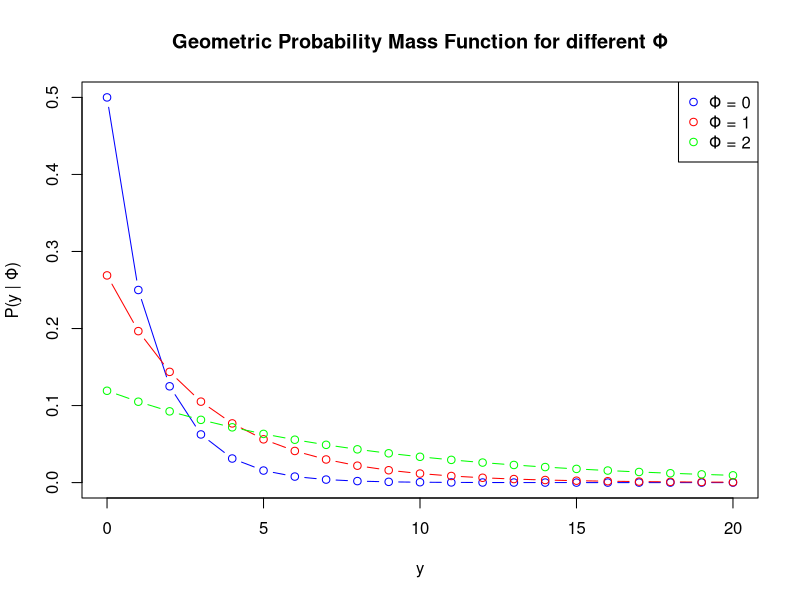

Write R code to recreate this figure.
# Part 1.1
# Load the data
df <- read.csv("fuel.csv")

# Calculate the mean, variance, and number of observations for all-wheel drive vehicles
mean_awd <- mean(df$FA[df$Type == "A"])
var_awd <- var(df$FA[df$Type == "A"])
n_awd <- length(df$FA[df$Type == "A"])

# Display the results
cat("Mean fuel efficiency for all-wheel drive vehicles:", mean_awd, "\n")
cat("Variance for all-wheel drive vehicles:", var_awd, "\n")
cat("Number of observations for all-wheel drive vehicles:", n_awd, "\n")

# Part 1.2
# Calculate the mean, variance, and number of observations for part-time four-wheel drive vehicles
mean_pt4wd <- mean(df$FA[df$Type == "P"])
var_pt4wd <- var(df$FA[df$Type == "P"])
n_pt4wd <- length(df$FA[df$Type == "P"])

# Output the results
cat("Mean fuel efficiency for part-time four-wheel drive vehicles:", mean_pt4wd, "\n")
cat("Variance for part-time four-wheel drive vehicles:", var_pt4wd, "\n")
cat("Number of observations for part-time four-wheel drive vehicles:", n_pt4wd, "\n")

pnorm(1.8678)

# Part 2.1
# Use the probability mass function given
geom_pmf <- function(y, phi) {
  (exp(phi) + 1)^(-y-1) * exp(y * phi)
}

# Create a sequence of y values from 0 to 20
y_values <- 0:20

# Calculate probabilities for different values of phi
p_phi0 <- geom_pmf(y_values, 0)
p_phi1 <- geom_pmf(y_values, 1)
p_phi2 <- geom_pmf(y_values, 2)

# Plot the results
plot(y_values, p_phi0, type = "b", col = "blue", xlab = "y", ylab = "P(y | Φ)",
     main = "Geometric Probability Mass Function for different Φ", pch = 1)
lines(y_values, p_phi1, type = "b", col = "red", pch = 1)
lines(y_values, p_phi2, type = "b", col = "green", pch = 1)
legend("topright", legend = c("Φ = 0", "Φ = 1", "Φ = 2"), col = c("blue", "red", "green"),
       pch = 1)

# Part 3.2
2 * pnorm(-6.1968)

# Part 3.3
binom.test(x=168, n=240, p=0.5)

# Part 3.4
2 * pnorm(-5.0764)
